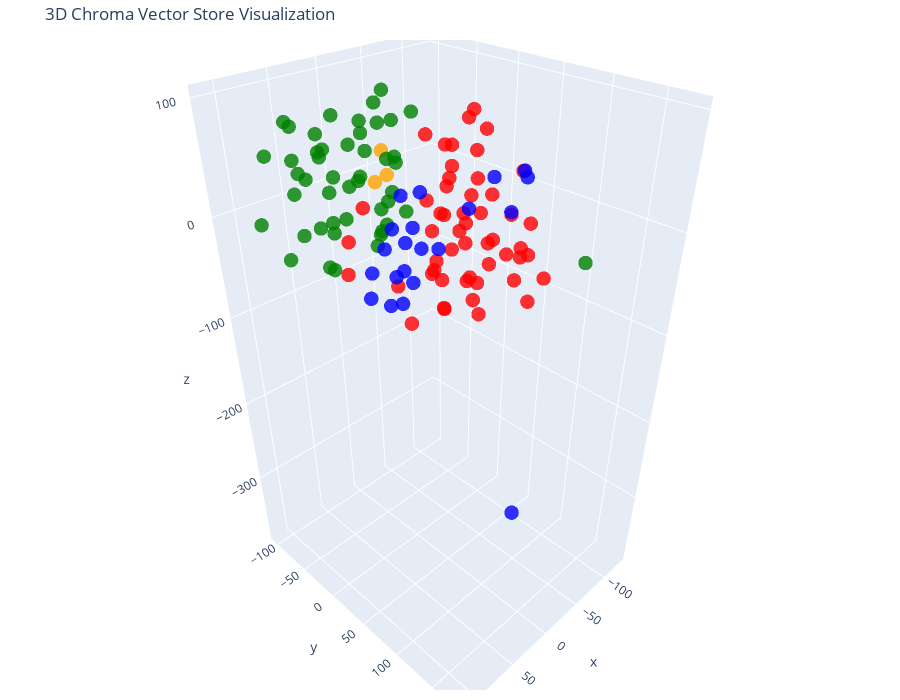

This figure's notebook cell:
### Code cell
# Let's try 3D!

tsne = TSNE(n_components=3, random_state=42)
reduced_vectors = tsne.fit_transform(vectors)

# Create the 3D scatter plot
fig = go.Figure(data=[go.Scatter3d(
    x=reduced_vectors[:, 0],
    y=reduced_vectors[:, 1],
    z=reduced_vectors[:, 2],
    mode='markers',
    marker=dict(size=5, color=colors, opacity=0.8),
    text=[f"Type: {t}<br>Text: {d[:100]}..." for t, d in zip(doc_types, documents)],
    hoverinfo='text'
)])

fig.update_layout(
    title='3D Chroma Vector Store Visualization',
    scene=dict(xaxis_title='x', yaxis_title='y', zaxis_title='z'),
    width=900,
    height=700,
    margin=dict(r=20, b=10, l=10, t=40)
)

fig.show()

### Figure 1 — Plotly figure (JSON) as saved in the notebook; plotly's stock layout.template omitted (floating-point values rounded to 4 significant figures)
{"data": [{"hoverinfo": "text", "marker": {"color": ["orange", "orange", "orange", "red", "red", "red", "red", "red", "red", "red", "red", "red", "red", "red", "red", "red", "red", "red", "red", "red", "red", "red", "red", "red", "red", "red", "red", "red", "red", "red", "red", "red", "red", "red", "red", "red", "red", "red", "red", "red", "red", "red", "red", "red", "red", "red", "red", "red", "red", "red", "red", "red", "red", "red", "red", "green", "green", "green", "green", "green", "green", "green", "green", "green", "green", "green", "green", "green", "green", "green", "green", "green", "green", "green", "green", "green", "green", "green", "green", "green", "green", "green", "green", "green", "green", "green", "green", "green", "green", "green", "green", "green", "green", "green", "green", "green", "green", "green", "green", "green", "green", "green", "blue", "blue", "blue", "blue", "blue", "blue", "blue", "blue", "blue", "blue", "blue", "blue", "blue", "blue", "blue", "blue", "blue", "blue", "blue", "blue", "blue"], "opacity": 0.8, "size": 5}, "mode": "markers", "text": ["Type: company<br>Text: # About Insurellm\n\nInsurellm was founded by Avery Lancaster in 2015 as an insurance tech startup des...", "Type: company<br>Text: # Careers at Insurellm\n\nInsurellm is hiring! We are looking for talented software engineers, data sc...", "Type: company<br>Text: # Overview of Insurellm\n\nInsurellm is an innovative insurance tech firm with 200 employees across th...", "Type: contracts<br>Text: # Contract with Apex Reinsurance for Rellm: AI-Powered Enterprise Reinsurance Solution\n\n## Terms\n\n1....", "Type: contracts<br>Text: ## Renewal\n\n1. **Automatic Renewal**: This Agreement will automatically renew for successive one-yea...", "Type: contracts<br>Text: 2. **Seamless Integrations**: The architecture of Rellm allows for easy integration with existing sy...", "Type: contracts<br>Text: 1. **Technical Support**: Provider shall offer dedicated technical support to the Client via phone, ...", "Type: contracts<br>Text: **Insurellm, Inc.**  \n_____________________________  \nAuthorized Signature   \nDate: ________________...", "Type: contracts<br>Text: # Contract with Belvedere Insurance for Markellm\n\n## Terms\nThis Contract (\"Agreement\") is made and e...", "Type: contracts<br>Text: ## Renewal\n1. **Renewal Terms**: This Agreement may be renewed for additional one-year terms upon mu...", "Type: contracts<br>Text: ## Features\n1. **AI-Powered Matching**: Belvedere Insurance will benefit from Markellm's AI-powered ...", "Type: contracts<br>Text: ## Support\n1. **Technical Support**: Technical support will be available from 9 AM to 7 PM EST, Mond...", "Type: contracts<br>Text: **Belvedere Insurance**  \nSignature: ______________________  \nName: [Authorized Signatory]  \nTitle: ...", "Type: contracts<br>Text: # Contract with BrightWay Solutions for Markellm\n\n**Contract Date:** October 5, 2023  \n**Contract ID...", "Type: contracts<br>Text: 3. **Service Level Agreement (SLA):**  \n   Insurellm commits to a 99.9% uptime for the platform with...", "Type: contracts<br>Text: 2. **Real-Time Quote Availability:**  \n   Consumers sourced via BrightWay Solutions will receive rea...", "Type: contracts<br>Text: 3. **Training and Onboarding:**  \n   Insurellm agrees to provide one free training session on how to...", "Type: contracts<br>Text: # Contract with EverGuard Insurance for Rellm: AI-Powered Enterprise Reinsurance Solution\n\n**Contrac...", "Type: contracts<br>Text: 4. **Usage Rights**: EverGuard Insurance is granted a non-exclusive, non-transferable license to acc...", "Type: contracts<br>Text: 1. **Core Functionality**: Rellm provides EverGuard Insurance with advanced AI-driven analytics, sea...", "Type: contracts<br>Text: 1. **Customer Support**: Insurellm will provide EverGuard Insurance with 24/7 customer support, incl...", "Type: contracts<br>Text: ---\n\n**Signatures**  \n**For Insurellm**: __________________________  \n**Name**: John Smith  \n**Title...", "Type: contracts<br>Text: # Contract with GreenField Holdings for Markellm\n\n**Effective Date:** November 15, 2023  \n**Contract...", "Type: contracts<br>Text: ## Renewal\n1. **Automatic Renewal**: This contract will automatically renew for sequential one-year ...", "Type: contracts<br>Text: ## Features\n1. **AI-Powered Matching**: Access to advanced algorithms that connect GreenField Holdin...", "Type: contracts<br>Text: ## Support\n1. **Customer Support Access**: The Client will have access to dedicated support through ...", "Type: contracts<br>Text: **Signatures:**  \n_________________________                           _________________________  \n**...", "Type: contracts<br>Text: # Contract with Greenstone Insurance for Homellm\n\n---\n\n## Terms\n\n1. **Parties**: This Contract (\"Agr...", "Type: contracts<br>Text: 4. **Payment Terms**: \n   - The Customer shall pay an amount of $10,000 per month for the Standard T...", "Type: contracts<br>Text: ---\n\n## Features\n\n- **AI-Powered Risk Assessment**: Customer will have access to enhanced risk evalu...", "Type: contracts<br>Text: - **Customer Portal**: A dedicated portal will be provided, allowing the Customer's clients to manag...", "Type: contracts<br>Text: ______________________________  \n[Name], [Title]  \nDate: ______________________\n\n**For Greenstone In...", "Type: contracts<br>Text: # Contract with GreenValley Insurance for Homellm\n\n**Contract Date:** October 6, 2023  \n**Contract N...", "Type: contracts<br>Text: 4. **Confidentiality:** Both parties agree to maintain the confidentiality of proprietary informatio...", "Type: contracts<br>Text: 1. **AI-Powered Risk Assessment:** Access to advanced AI algorithms for real-time risk evaluations.\n...", "Type: contracts<br>Text: 3. **Regular Updates:** Insurellm will offer ongoing updates and enhancements to the Homellm platfor...", "Type: contracts<br>Text: # Contract with Pinnacle Insurance Co. for Homellm\n\n## Terms\nThis contract (\"Contract\") is entered i...", "Type: contracts<br>Text: ## Renewal\n1. **Renewal Terms**: At the end of the initial term, this Contract shall automatically r...", "Type: contracts<br>Text: ## Features\n1. **AI-Powered Risk Assessment**: Utilized for tailored underwriting decisions specific...", "Type: contracts<br>Text: ## Support\n1. **Technical Support**: Insurellm shall provide 24/7 technical support via an email and...", "Type: contracts<br>Text: # Contract with Roadway Insurance Inc. for Carllm\n\n---\n\n## Terms\n\n1. **Agreement Effective Date**: T...", "Type: contracts<br>Text: ---\n\n## Renewal\n\n1. **Automatic Renewal**: This agreement will automatically renew for an additional...", "Type: contracts<br>Text: ---\n\n## Features\n\n1. **Access to Core Features**: Roadway Insurance Inc. will have access to all Pro...", "Type: contracts<br>Text: ---\n\n## Support\n\n1. **Technical Support**: Roadway Insurance Inc. will receive priority technical su...", "Type: contracts<br>Text: # Contract with Stellar Insurance Co. for Rellm\n\n## Terms\nThis contract is made between **Insurellm*...", "Type: contracts<br>Text: ### Termination\nEither party may terminate this agreement with a **30-day written notice**. In the e...", "Type: contracts<br>Text: ## Features\nStellar Insurance Co. will receive access to the following features of the Rellm product...", "Type: contracts<br>Text: ## Support\nInsurellm provides Stellar Insurance Co. with the following support services:\n\n- **24/7 T...", "Type: contracts<br>Text: # Contract with TechDrive Insurance for Carllm\n\n**Contract Date:** October 1, 2024  \n**Contract Dura...", "Type: contracts<br>Text: ## Renewal\n\n1. **Automatic Renewal**: This contract shall automatically renew for additional one-yea...", "Type: contracts<br>Text: ## Support\n\n1. **Customer Support**: Insurellm will provide 24/7 customer support to TechDrive Insur...", "Type: contracts<br>Text: **TechDrive Insurance Representative:**  \nName: Sarah Johnson  \nTitle: Operations Director  \nDate: _...", "Type: contracts<br>Text: # Contract with Velocity Auto Solutions for Carllm\n\n**Contract Date:** October 1, 2023  \n**Contract ...", "Type: contracts<br>Text: ## Renewal\n\n1. **Automatic Renewal**: This contract will automatically renew for successive 12-month...", "Type: contracts<br>Text: ## Support\n\n1. **Customer Support**: Velocity Auto Solutions will have access to Insurellm’s custome...", "Type: employees<br>Text: # HR Record\n\n# Alex Chen\n\n## Summary\n- **Date of Birth:** March 15, 1990  \n- **Job Title:** Backend ...", "Type: employees<br>Text: ## Annual Performance History\n- **2020:**  \n  - Completed onboarding successfully.  \n  - Met expecta...", "Type: employees<br>Text: ## Compensation History\n- **2020:** Base Salary: $80,000  \n- **2021:** Base Salary Increase to $90,0...", "Type: employees<br>Text: Alex Chen continues to be a vital asset at Insurellm, contributing significantly to innovative backe...", "Type: employees<br>Text: # HR Record\n\n# Alex Harper\n\n## Summary\n- **Date of Birth**: March 15, 1993  \n- **Job Title**: Sales ...", "Type: employees<br>Text: ## Annual Performance History  \n- **2021**:  \n  - **Performance Rating**: 4.5/5  \n  - **Key Achievem...", "Type: employees<br>Text: - **2022**:  \n  - **Base Salary**: $65,000 (Promotion to Senior SDR)  \n  - **Bonus**: $13,000 (20% o...", "Type: employees<br>Text: # HR Record\n\n# Alex Thomson\n\n## Summary\n- **Date of Birth:** March 15, 1995  \n- **Job Title:** Sales...", "Type: employees<br>Text: ## Annual Performance History  \n- **2022** - Rated as \"Exceeds Expectations.\" Alex Thomson achieved ...", "Type: employees<br>Text: ## Other HR Notes\n- Alex Thomson is an active member of the Diversity and Inclusion committee at Ins...", "Type: employees<br>Text: # Avery Lancaster\n\n## Summary\n- **Date of Birth**: March 15, 1985  \n- **Job Title**: Co-Founder & Ch...", "Type: employees<br>Text: - **2010 - 2013**: Business Analyst at Edge Analytics  \n  Prior to joining Innovate, Avery worked as...", "Type: employees<br>Text: - **2018**: **Exceeds Expectations**  \n  Under Avery’s pivoted vision, Insurellm launched two new su...", "Type: employees<br>Text: - **2022**: **Satisfactory**  \n  Avery focused on rebuilding team dynamics and addressing employee c...", "Type: employees<br>Text: ## Compensation History\n- **2015**: $150,000 base salary + Significant equity stake  \n- **2016**: $1...", "Type: employees<br>Text: ## Other HR Notes\n- **Professional Development**: Avery has actively participated in leadership trai...", "Type: employees<br>Text: # HR Record\n\n# Emily Carter\n\n## Summary\n- **Date of Birth:** August 12, 1990  \n- **Job Title:** Acco...", "Type: employees<br>Text: - **2017-2019:** Marketing Intern  \n  - Assisted with market research and campaign development for s...", "Type: employees<br>Text: ## Compensation History\n| Year | Base Salary | Bonus         | Total Compensation |\n|------|--------...", "Type: employees<br>Text: Emily Carter exemplifies the kind of talent that drives Insurellm's success and is an invaluable ass...", "Type: employees<br>Text: # HR Record\n\n# Emily Tran\n\n## Summary\n- **Date of Birth:** March 18, 1991  \n- **Job Title:** Digital...", "Type: employees<br>Text: - **January 2017 - May 2018**: Marketing Intern  \n  - Supported the Marketing team by collaborating ...", "Type: employees<br>Text: - **2021**:  \n  - Performance Rating: Meets Expectations  \n  - Key Achievements: Contributed to the ...", "Type: employees<br>Text: - **Professional Development Goals**:  \n  - Emily Tran aims to become a Marketing Manager within the...", "Type: employees<br>Text: # HR Record\n\n# Jordan Blake\n\n## Summary\n- **Date of Birth:** March 15, 1993  \n- **Job Title:** Sales...", "Type: employees<br>Text: ## Annual Performance History\n- **2021:** First year at Insurellm; achieved 90% of monthly targets. ...", "Type: employees<br>Text: ## Other HR Notes\n- Jordan has shown an interest in continuing education, actively participating in ...", "Type: employees<br>Text: # HR Record\n\n# Jordan K. Bishop\n\n## Summary\n- **Date of Birth:** March 15, 1990\n- **Job Title:** Fro...", "Type: employees<br>Text: ## Annual Performance History\n- **2019:** Exceeds Expectations - Continuously delivered high-quality...", "Type: employees<br>Text: ## Compensation History\n- **June 2018:** Starting Salary - $85,000\n- **June 2019:** Salary Increase ...", "Type: employees<br>Text: ## Other HR Notes\n- Jordan K. Bishop has been an integral part of club initiatives, including the In...", "Type: employees<br>Text: # HR Record\n\n# Maxine Thompson\n\n## Summary\n- **Date of Birth:** January 15, 1991  \n- **Job Title:** ...", "Type: employees<br>Text: ## Insurellm Career Progression\n- **January 2017 - October 2018**: **Junior Data Engineer**  \n  * Ma...", "Type: employees<br>Text: ## Annual Performance History\n- **2017**: *Meets Expectations*  \n  Maxine showed potential in her ro...", "Type: employees<br>Text: - **2021**: *Exceeds Expectations*  \n  Maxine spearheaded the transition to a new data warehousing s...", "Type: employees<br>Text: ## Compensation History\n- **2017**: $70,000 (Junior Data Engineer)  \n- **2018**: $75,000 (Junior Dat...", "Type: employees<br>Text: # HR Record\n\n# Oliver Spencer\n\n## Summary\n- **Date of Birth**: May 14, 1990  \n- **Job Title**: Backe...", "Type: employees<br>Text: ## Annual Performance History\n- **2018**: **3/5** - Adaptable team player but still learning to take...", "Type: employees<br>Text: ## Compensation History\n- **March 2018**: Initial salary of $80,000.\n- **July 2019**: Salary increas...", "Type: employees<br>Text: # Samantha Greene\n\n## Summary\n- **Date of Birth:** October 14, 1990\n- **Job Title:** HR Generalist\n-...", "Type: employees<br>Text: ## Annual Performance History\n- **2020:** Exceeds Expectations  \n  Samantha Greene demonstrated exce...", "Type: employees<br>Text: ## Compensation History\n- **2020:** Base Salary - $55,000  \n  The entry-level salary matched industr...", "Type: employees<br>Text: - **2023:** Base Salary - $70,000  \n  Recognized for substantial improvement in employee relations m...", "Type: employees<br>Text: # HR Record\n\n# Samuel Trenton\n\n## Summary\n- **Date of Birth:** April 12, 1989  \n- **Job Title:** Sen...", "Type: employees<br>Text: ## Annual Performance History\n- **2023:** Rating: 4.5/5  \n  *Samuel exceeded expectations, successfu...", "Type: employees<br>Text: ## Compensation History\n- **2023:** Base Salary: $115,000 + Bonus: $15,000  \n  *Annual bonus based o...", "Type: employees<br>Text: - **Engagement in Company Culture:** Regularly participates in team-building events and contributes ...", "Type: products<br>Text: # Product Summary\n\n# Carllm\n\n## Summary\n\nCarllm is an innovative auto insurance product developed by...", "Type: products<br>Text: - **Instant Quoting**: With Carllm, insurance companies can offer near-instant quotes to customers, ...", "Type: products<br>Text: - **Mobile Integration**: Carllm is designed to work seamlessly with mobile applications, providing ...", "Type: products<br>Text: - **Professional Tier**: $2,500/month\n  - For medium-sized companies.\n  - All Basic Tier features pl...", "Type: products<br>Text: ### Q2 2025: Customer Experience Improvements\n- Launch of a new **mobile app** for end-users.\n- Intr...", "Type: products<br>Text: # Product Summary\n\n# Homellm\n\n## Summary\nHomellm is an innovative home insurance product developed b...", "Type: products<br>Text: ### 2. Dynamic Pricing Model\nWith Homellm's innovative dynamic pricing model, insurance providers ca...", "Type: products<br>Text: ### 5. Multi-Channel Integration\nHomellm seamlessly integrates into existing insurance platforms, pr...", "Type: products<br>Text: - **Basic Tier:** Starting at $5,000/month for small insurers with basic integration features.\n- **S...", "Type: products<br>Text: All tiers include a comprehensive training program and ongoing updates to ensure optimal performance...", "Type: products<br>Text: With Homellm, Insurellm is committed to transforming the landscape of home insurance, ensuring both ...", "Type: products<br>Text: # Product Summary\n\n# Markellm\n\n## Summary\n\nMarkellm is an innovative two-sided marketplace designed ...", "Type: products<br>Text: - **User-Friendly Interface**: Designed with user experience in mind, Markellm features an intuitive...", "Type: products<br>Text: - **Customer Support**: Our dedicated support team is always available to assist both consumers and ...", "Type: products<br>Text: ### For Insurance Companies:\n- **Basic Listing Fee**: $199/month for a featured listing on the platf...", "Type: products<br>Text: ### Q3 2025\n- Initiate a comprehensive marketing campaign targeting both consumers and insurers to i...", "Type: products<br>Text: # Product Summary\n\n# Rellm: AI-Powered Enterprise Reinsurance Solution\n\n## Summary\n\nRellm is an inno...", "Type: products<br>Text: ### Seamless Integrations\nRellm's architecture is designed for effortless integration with existing ...", "Type: products<br>Text: ### Regulatory Compliance Tools\nRellm includes built-in compliance tracking features to help organiz...", "Type: products<br>Text: Join the growing number of organizations leveraging Rellm to enhance their reinsurance processes whi...", "Type: products<br>Text: Experience the future of reinsurance with Rellm, where innovation meets reliability. Let Insurellm h..."], "type": "scatter3d", "x": [-26.47, -42.13, -28.24, -15.47, -56.95, -60.65, -43.47, -25.87, -8.921, -36.32, -16.53, -68.73, -23.94, -33.61, -83.44, -94.82, -81.79, -79.36, 6.542, -50.24, -54.67, -47.11, 11.02, -21.69, -41.34, 12.84, -46.81, -40.16, -14.8, -70.74, -20.6, -33.33, 18.22, 98.23, -26.32, -56.35, -1.569, -44.06, -68.41, -25.08, -1.092, -58.71, -98.5, -12.23, -47.81, -66.66, 50.43, -59.43, 20.69, -33.92, -128.6, 52.76, 23.25, -34.36, 39.45, 16.16, 62.11, 28.24, -11.05, 44.71, 45.65, 62.07, 21.91, 75.03, -3.132, -4.347, 62.95, 77.29, 55.3, 43.67, 15.21, 24.56, 89.13, 9.058, 48.62, -0.2632, -8.508, 21.83, -16.22, 32.8, 37.29, 36.39, 28.9, 77.88, 62.88, 35.76, 85.35, 71.17, 79.64, -8.111, 87.55, 39.48, 87.42, 42.3, 24.62, 55.31, 19.09, 13.82, 59.2, 71.34, 59.59, 114.3, -1.565, 10.24, -94.39, -90.2, 7.273, -32.11, -50.72, -53.99, -105.9, -27.71, -52.93, 6.774, -9.141, -88.56, 46.15, 14.34, -31.64, -45.59, -80.23, -20.44, -52.39], "y": [-56.57, -81.69, -76.02, 70.13, 41.3, 10.29, 23.93, 26.57, 64.93, 106.4, 24.2, 9.234, 56.2, -103.3, 57.44, 31.4, 13.78, -25.9, -77.47, -7.143, -4.805, -2.673, 71.52, 102.4, 39.1, 95.06, 25.35, 101.3, 113.0, -44.25, 1.418, 43.25, 98.13, 39.73, 17.45, -36.78, 37.81, 115.5, -35.93, 21.31, 69.01, 85.99, -25.12, 40.28, 52.51, 58.71, 83.38, 25.03, 50.29, 63.79, 18.84, 44.13, 66.59, 66.74, 44.4, -6.489, -23.07, -83.73, -26.23, -2.493, -52.22, -36.88, 7.497, -37.09, 3.223, -30.49, 38.18, 56.86, 59.2, -99.36, -16.86, -28.39, -50.59, -64.95, -45.06, -35.67, -38.11, -68.89, -58.09, 22.09, -51.66, 1.338, 13.83, -0.9462, -77.49, 13.85, -1.995, 34.45, -8.674, 178.5, -73.67, -12.44, -29.04, -95.92, -54.28, -50.73, -83.98, -60.66, 9.618, -60.93, -77.28, -47.4, -35.18, -40.56, 13.4, 62.64, -19.17, -59.3, -61.55, 84.08, 25.74, -50.06, -68.71, 0.2387, 5.963, 53.05, 0.3369, 5.655, -29.45, -9.663, -4.214, -18.16, -40.94], "z": [11.89, 24.28, -1.097, -76.09, -32.71, -44.85, -5.224, 60.9, 34.13, -56.96, -60.73, -84.23, 64.52, -37.34, -50.49, -61.19, 57.75, 14.2, -51.13, -18.95, 15.63, 48.39, 12.5, -32.27, -85.52, 35.68, 78.06, 11.62, 3.054, -54.63, 6.715, 91.56, -20.52, -5.107, -97.88, 46.7, 12.41, -34.24, -83.47, 24.2, -37.94, -28.81, -48.99, -23.22, 19.39, -2.907, -2.688, 22.45, -29.97, -36.51, 8.199, -31.5, -54.66, -12.64, -72.64, 51.45, 4.779, 39.99, 35.71, 80.47, 55.01, 75.41, 87.52, 41.82, 87.43, 1.075, 15.7, 29.71, 38.94, 62.29, 4.242, 79.24, -29.46, 46.69, -52.32, 70.35, 94.91, 73.97, 78.77, 65.15, 28.99, -16.27, 32.91, 8.38, 75.77, 6.824, 72.11, 82.74, -24.26, 17.1, 54.38, 41.21, -0.222, 21.03, -14.22, -11.65, 0.142, 11.14, 49.71, 20.97, 42.52, 12.05, -46.33, -68.78, 10.5, -379.4, -95.84, -44.67, -66.45, 41.65, -23.59, -91.09, -19.9, -52.1, -33.62, 29.14, -63.87, -80.1, -33.01, -52.61, -21.42, -81.96, -7.796]}], "layout": {"height": 700, "margin": {"b": 10, "l": 10, "r": 20, "t": 40}, "scene": {"xaxis": {"title": {"text": "x"}}, "yaxis": {"title": {"text": "y"}}, "zaxis": {"title": {"text": "z"}}}, "title": {"text": "3D Chroma Vector Store Visualization"}, "width": 900}}
